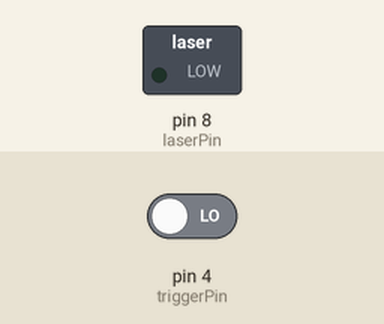
This sketch was run on a simulated Arduino Uno, built with avr-gcc and run on an emulated ATmega328P. On the bench: switched loads named in the sketch (green lamp = pin HIGH). Inputs (shaded band) come from the test bench; at power-on: pin 4 (triggerPin) LOW.

Above: at 1.2 s.
1.3 s: pin 4 (triggerPin) driven HIGH
Timing chart, 0 to 4.3 s (numbered marks = the images above; inputs shaded):
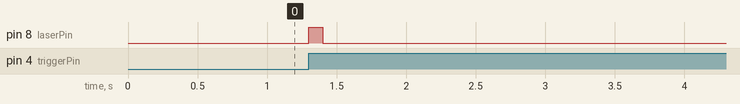

The sketch:

splatshooter.ino
```cpp
//identify pins
const int triggerPin = 4;
const int laserPin = 8;

//intialize variables
bool currentTriggerState = false;
bool lastTriggerState = false;

void setup() {
  //set pin modes
  pinMode(triggerPin, INPUT);
  pinMode(laserPin, OUTPUT);

  //explicitly establish the laser low
  digitalWrite(laserPin, LOW);
}

void loop() {
  //store the previous frame's trigger state
  lastTriggerState = currentTriggerState;

  //read the current trigger state
  currentTriggerState = digitalRead(triggerPin);

  //detect the moment the trigger is pulled, and if it is, flash the laser once
  if (lastTriggerState==false && currentTriggerState==true) {
    digitalWrite(laserPin, HIGH);
    delay(100);
    digitalWrite(laserPin, LOW);
  }

  delay(10);
}
```

Measured:
- after the input at 1.3 s, pin 8 (laserPin): LOW → HIGH at once, → LOW 0.10 s later
